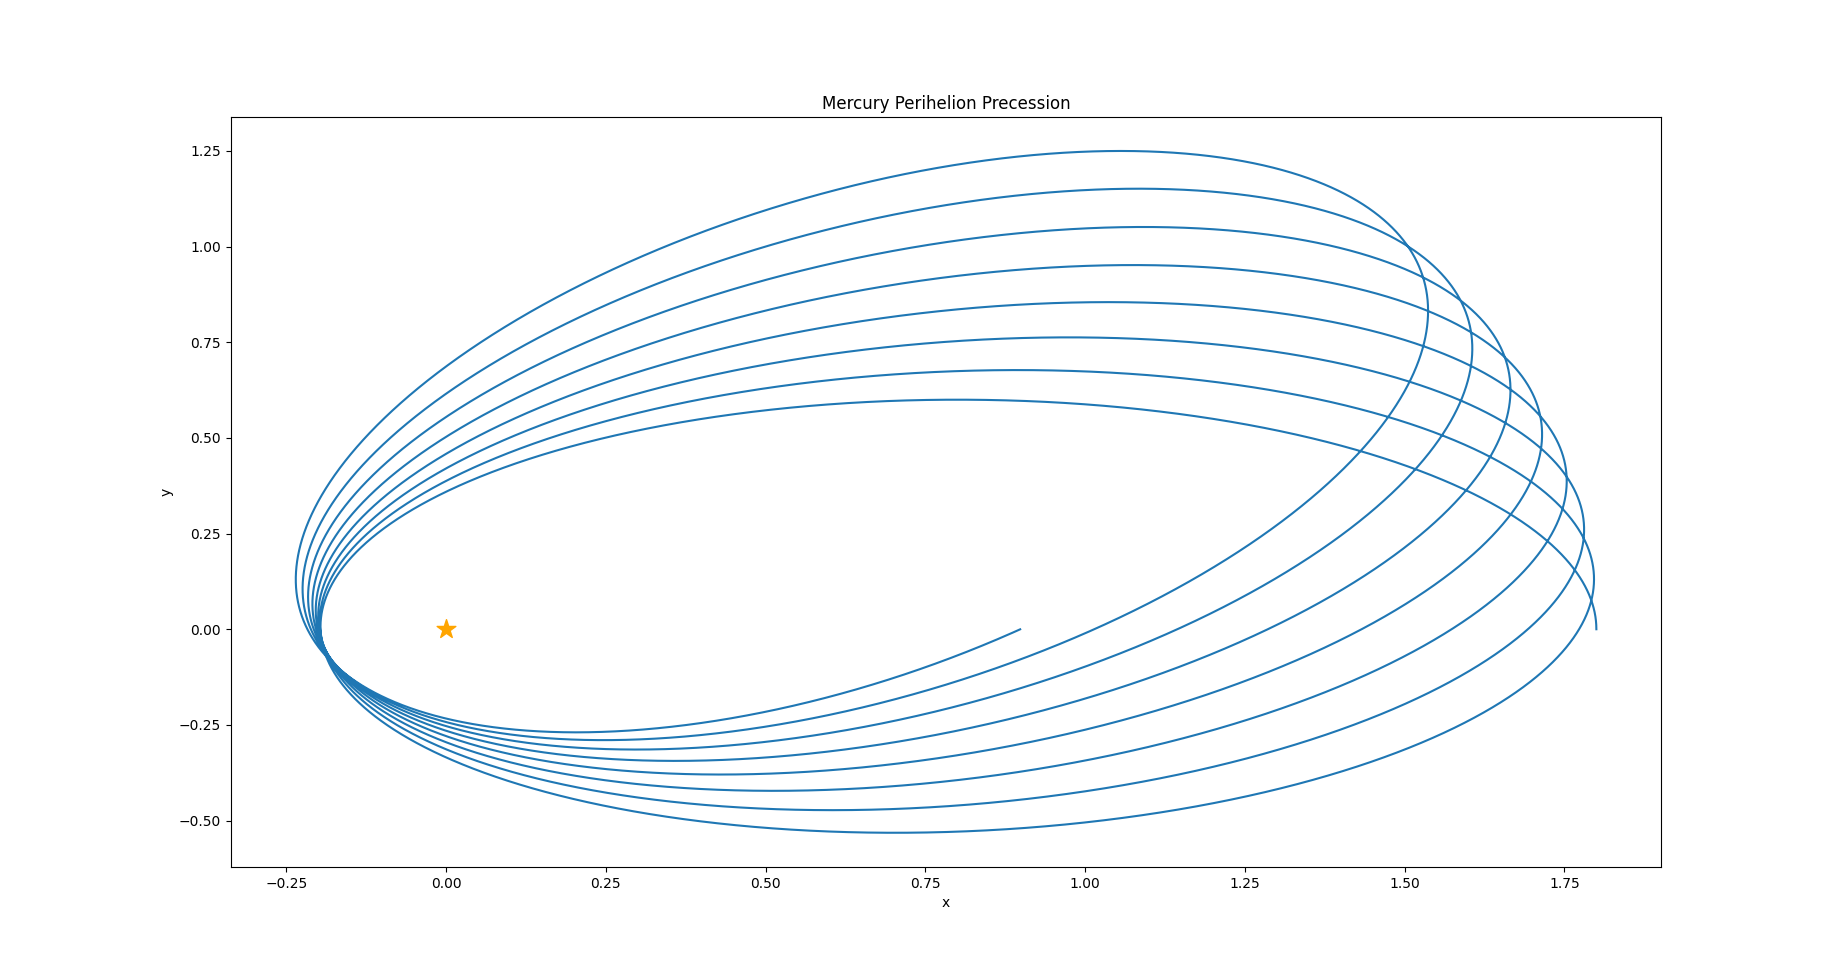

Write the Python code that produced this figure.
import math
import numpy as np
import matplotlib
import matplotlib.pyplot as plt
matplotlib.use('TkAgg')


def main():
    e = 0.8
    eta = 0.005
    v_init = 1 / (1 + e)
    w_init = 0
    h = 0.0001
    max_theta = 16 * math.pi
    steps = int(max_theta / h)
    theta_range = np.arange(0, max_theta, h)

    v = [v_init]
    r = [1 / v_init]
    w = [w_init]
    for _ in range(steps - 1):
        c1 = w_fn(w[-1])
        d1 = v_fn(v[-1], e, eta)

        c2 = w_fn(w[-1] + (h * c1 / 2))
        d2 = v_fn(v[-1] + (h * d1 / 2), e, eta)

        c3 = w_fn(w[-1] + (h * c2 / 2))
        d3 = v_fn(v[-1] + (h * d2 / 2), e, eta)

        c4 = w_fn(w[-1] + (c3 * h))
        d4 = v_fn(v[-1] + (d3 * h), e, eta)
        v.append(v[-1] + (h / 6 * (c1 + (2 * c2) + (2 * c3) + c4)))
        w.append(w[-1] + (h / 6 * (d1 + (2 * d2) + (2 * d3) + d4)))
        r.append(1 / v[-1])

    y = [r[i] * math.sin(theta_range[i]) for i in range(len(v))]
    x = [r[i] * math.cos(theta_range[i]) for i in range(len(v))]

    plot(x, y)
    plt.show()
    # plt.savefig("gregory-7.28.png")


def v_fn(v, e, eta):
    return (1 / (1 - e**2)) + (eta * v**2) - v


def w_fn(w):
    return w


def plot(x, y):
    plt.figure()
    ax = plt.axes()
    ax.plot(x, y)
    ax.scatter([0], [0], marker="*", s=200, color="orange")
    ax.set_xlabel("x")
    ax.set_ylabel("y")
    ax.set_title("Mercury Perihelion Precession")


if __name__ == "__main__":
    main()
